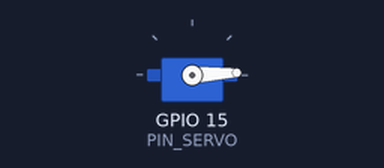
Recording of a sketch running on a simulated ESP32. Parts: servo. What the sketch prints to the serial monitor is not drawn.

Above: at 0.05 s.
At 1.3 s:
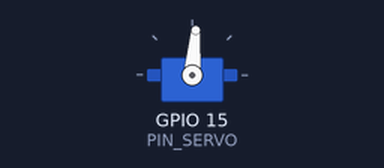
At 2.6 s:
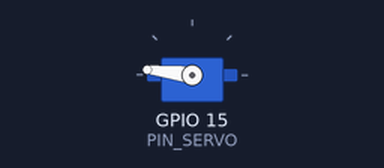
At 5.2 s:
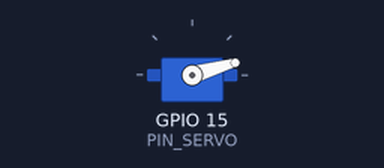
Timing chart, 0 to 7.1 s (numbered marks = the images above):
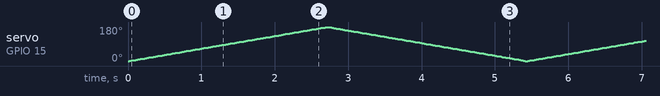

The sketch:

018_servo.ino
```cpp
/**********************************************************************
* Filename    : 018_servo
* Description : Control servo motor.
* Auther      : Alternatives Solutions
* Modification: 2026/03/05
**********************************************************************/

#include <ESP32Servo.h>

Servo servObj;   //create servo object to control a servo

// Servo Pin
const int PIN_SERVO = 15;

// Servo stansard  frequence
const int SERV_FREQ = 50;

const int DELAY_TIME = 15;
const bool IS_DEBUG = false;


// the setup function runs once when you press reset or power the board
void setup() {
  servObj.setPeriodHertz(SERV_FREQ);     // standard 50 hz servo
  servObj.attach(PIN_SERVO, 500, 2500);  // attaches the servo on servoPin to the servo object

  Serial.begin(115200);
  Serial.println("\nESP32 Wrover initialization completed!");
//  Serial.println("Ready to handle data...\n");
}

// the loop function runs over and over again forever
void loop() {
  for (int pos = 0; pos <= 180; pos++) { // goes from 0 degrees to 180 degrees
    // in steps of 1 degree
    servObj.write(pos);     // tell servo to go to position in variable 'pos'
    delay(DELAY_TIME);      // waits 15ms for the servo to reach the position
  }
  for (int pos = 180; pos >= 0; pos--) { // goes from 180 degrees to 0 degrees
    servObj.write(pos);     // tell servo to go to position in variable 'pos'
    delay(DELAY_TIME);      // waits 15ms for the servo to reach the position
  }

/*  // Monitor the values
  if (DEBUG) {
    Serial.print("Pot: ");
    Serial.print(potValue);
    Serial.print(" | Speed: ");
    Serial.println(speed);

    delay(DELAY_TIME);
  }
*/
}
```
